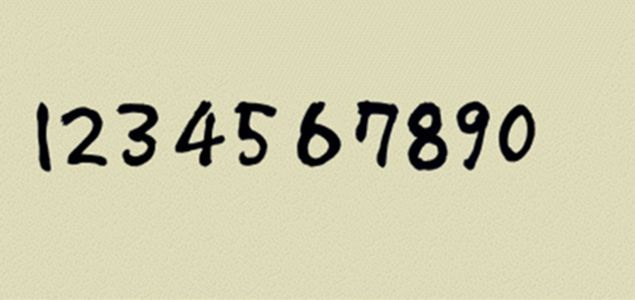
#> input picture Proj/Analy/images/test.jpg, 635 x 300 px
$ python OpenCV_test3.py
#> lines starting #> are read from the running program, lines starting #| are printed output that depends on the picture; after the words box and inside, x2 and y2 are one past the last pixel; in counts of white or black regions, pixels touching at a corner belong together
import sys
import numpy as np
import cv2

# 이미지 읽어오기
img = cv2.imread("images/test.jpg")
#> img is the input picture: shape (300, 635, 3); mean B, G, R 174.8, 205.5, 208.3

# 그레이스케일로 변환하고 블러걸고 이진화하기
gray = cv2.cvtColor(img, cv2.COLOR_BGR2GRAY)
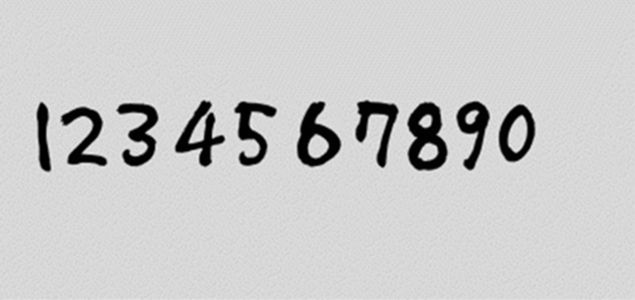
#> gray: shape (300, 635); min 0, max 240, mean 202.8
blur = cv2.GaussianBlur(gray, (5, 5), 0)
thresh = cv2.adaptiveThreshold(blur, 255, 1, 1, 11, 2)
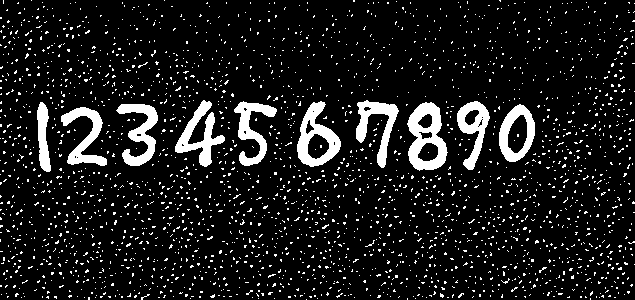
#> thresh: shape (300, 635); 10.3% white; 2489 white regions (2479 under 20 px)

# 윤곽 추출 -> 인덱스를 [0]으로 해줘야함 또는 두개의 변수 기입
# contours = cv2.findContours(thresh, cv2.RETR_LIST, cv2.CHAIN_APPROX_SIMPLE)[0]
contours, _ = cv2.findContours(thresh, cv2.RETR_LIST, cv2.CHAIN_APPROX_SIMPLE)
#> contours = 2512 contours, 2494 with area under 20; largest, box (x1, y1, x2, y2) and area: (407, 102, 448, 171) 1946, (297, 101, 341, 167) 1665, (499, 104, 535, 162) 1472, (175, 100, 225, 167) 1071, (457, 101, 490, 170) 1062

# 추출한 윤곽 반복처리
for each in contours:
    x, y, w, h = cv2.boundingRect(each)
    if h < 20 : continue # 너무 작으면 건너뛰기
    red = (0, 0, 255)
    cv2.rectangle(img, (x, y), (x+w, y+h), h, 2)
#> this loop made 2512 passes
#> (each, x, y, w, h) on passes 2, 4, 9: ([[590, 298], [590, 299]], 590, 298, 1, 2), ([[407, 298], [407, 299]], 407, 298, 1, 2), ([[614, 297], [615, 297]], 614, 297, 2, 1)
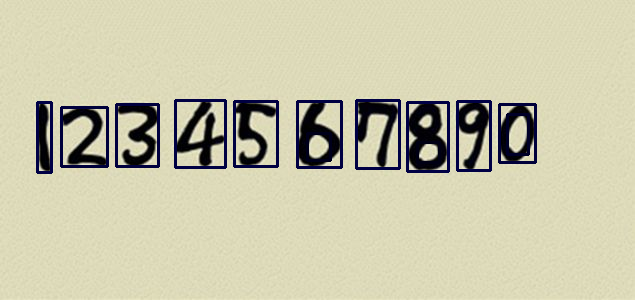
#> img: shape (300, 635, 3); 3.75% of pixels changed, all inside (x1, y1, x2, y2) = (36, 99, 537, 174)

cv2.imwrite("images/number-ocr.png", img)
